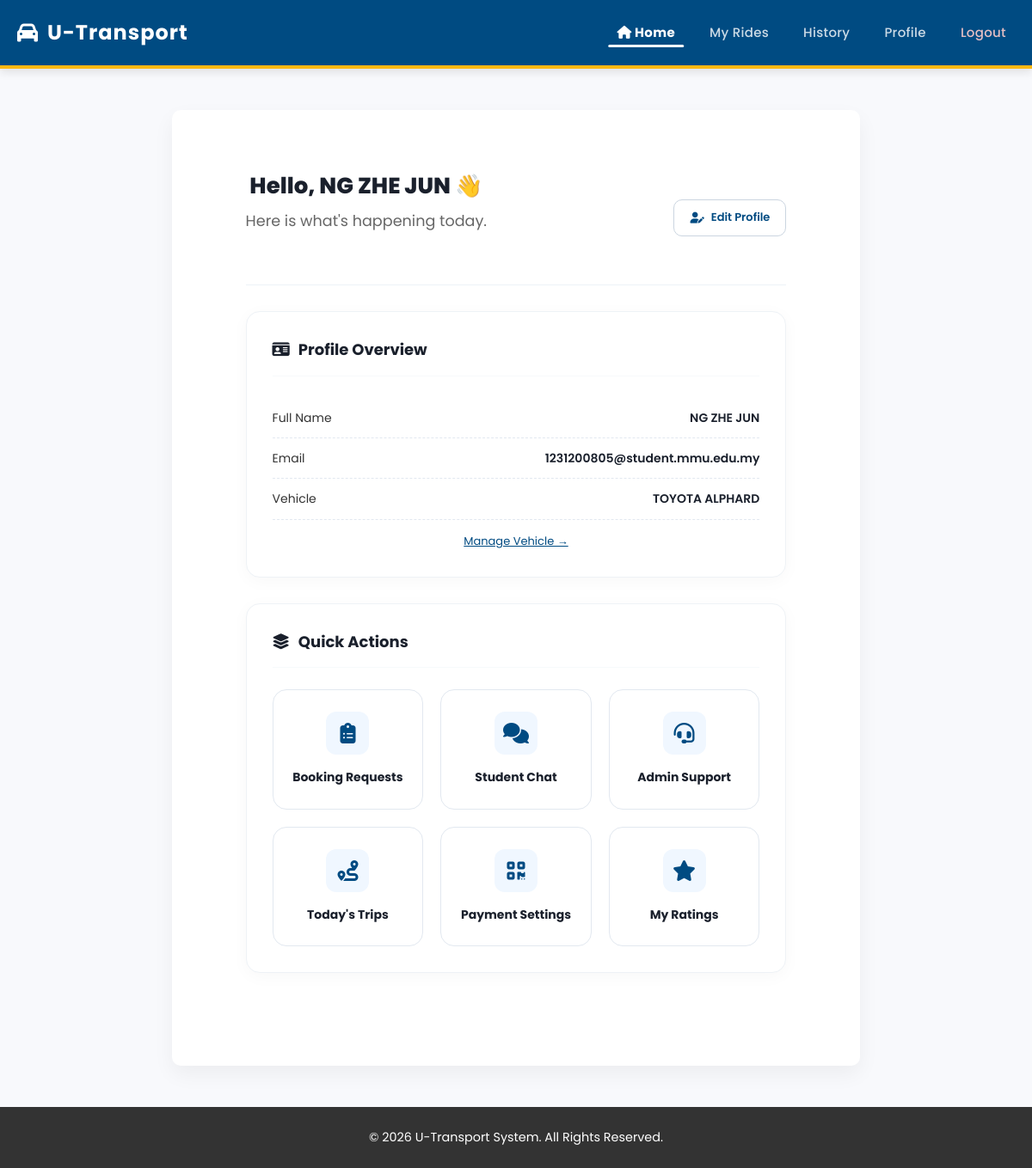
Screenshot of /driver_dashboard.php (signed in) with the database file from the repository.
### tables this page shows
CREATE TABLE `vehicles` (
  `vehicle_id` int(10) UNSIGNED NOT NULL,
  `driver_id` int(10) UNSIGNED NOT NULL,
  `vehicle_model` varchar(100) NOT NULL,
  `plate_number` varchar(20) NOT NULL,
  `vehicle_type` varchar(50) DEFAULT NULL,
  `vehicle_color` varchar(50) DEFAULT NULL,
  `seat_count` tinyint(3) UNSIGNED DEFAULT 4,
  `created_at` timestamp NOT NULL DEFAULT current_timestamp(),
  `road_tax_expiry` date DEFAULT NULL,
  `insurance_expiry` date DEFAULT NULL
);

CREATE TABLE `drivers` (
  `driver_id` int(10) UNSIGNED NOT NULL,
  `full_name` varchar(100) NOT NULL,
  `identification_id` varchar(50) NOT NULL,
  `email` varchar(100) NOT NULL,
  `phone_number` varchar(20) DEFAULT NULL,
  `gender` varchar(10) DEFAULT NULL,
  `license_number` varchar(50) DEFAULT NULL,
  `license_expiry` date DEFAULT NULL,
  `password` varchar(255) NOT NULL,
  `created_at` timestamp NOT NULL DEFAULT current_timestamp(),
  `verification_status` enum('pending','verified','rejected') DEFAULT 'pending',
  `profile_image` varchar(255) DEFAULT NULL,
  `phone` varchar(20) DEFAULT NULL,
  `bio` text DEFAULT NULL,
  `duitnow_qr` varchar(255) DEFAULT NULL
);

### driver_dashboard.php (the view, shortened to what this page needs)
<?php
include "db_connect.php";
$driver_id = $_SESSION['driver_id'];
$full_name = "Driver";
$email = $vehicle_model = $plate_number = $vehicle_type = $vehicle_color = $seat_count = "";
$stmt = $conn->prepare("
    SELECT d.full_name, d.email, v.vehicle_model, v.plate_number, v.vehicle_type, v.vehicle_color, v.seat_count
    FROM drivers d
    LEFT JOIN vehicles v ON v.driver_id = d.driver_id
    WHERE d.driver_id = ?
    LIMIT 1
");
if ($stmt) {
    $stmt->bind_param("i", $driver_id);
    $stmt->execute();
    $result = $stmt->get_result();
    if ($result && $result->num_rows === 1) {
        $row = $result->fetch_assoc();
        $full_name     = $row['full_name'];
        $email         = $row['email'];
        $vehicle_model = $row['vehicle_model'] ?? "";
    }
}
include "header.php";
?>
<link rel="stylesheet" href="https://cdnjs.cloudflare.com/ajax/libs/font-awesome/6.5.1/css/all.min.css">
<div class="dashboard-wrapper">
    <div class="dashboard-header">
        <div class="dashboard-title">
            <h1>Hello, <?php echo htmlspecialchars($full_name); ?> 👋</h1>
            <p class="dashboard-subtitle">Here is what's happening today.</p>
        </div>
        <div class="header-actions">
            <a href="javascript:void(0)" onclick="editProfilePopup()" class="btn-edit-profile">
                <i class="fa-solid fa-user-pen"></i> Edit Profile
            </a>
        </div>
    </div>
    <div class="dashboard-grid">
        <div class="modern-card">
            <div class="card-title-row"><div class="card-title-text"><i class="fa-solid fa-id-card"></i> Profile Overview</div></div>
            <div class="info-list">
                <div class="info-row"><span class="info-label">Full Name</span><span class="info-val"><?php echo htmlspecialchars($full_name); ?></span></div>
                <div class="info-row"><span class="info-label">Email</span><span class="info-val"><?php echo htmlspecialchars($email); ?></span></div>
                <div class="info-row"><span class="info-label">Vehicle</span><span class="info-val"><?php echo $vehicle_model ? htmlspecialchars($vehicle_model) : 'Not set'; ?></span></div>
            </div>
            <div style="max-width: 600px;">
                <a href="javascript:void(0)" onclick="editVehiclePopup()" style="display:block; text-align:center; margin-top:15px; font-size:13px; color:#004b82;">Manage Vehicle →</a>
            </div>
        </div>
        <div class="modern-card">
            <div class="card-title-row"><div class="card-title-text"><i class="fa-solid fa-layer-group"></i> Quick Actions</div></div>
            <div class="quick-actions-grid">
                <a href="driver_booking_requests.php" class="action-tile">
                    <div class="tile-icon"><i class="fa-solid fa-clipboard-list"></i></div>
                    <div class="tile-title">Booking Requests</div>
                </a>
                <a href="driver_forum.php" class="action-tile">
                    <div class="tile-icon"><i class="fa-solid fa-comments"></i></div>
                    <div class="tile-title">Student Chat</div>
                </a>
                <a href="contact_us.php" class="action-tile">
                    <div class="tile-icon"><i class="fa-solid fa-headset"></i></div>
                    <div class="tile-title">Admin Support</div>
                </a>
                <a href="driver_today_trips.php" class="action-tile">
                    <div class="tile-icon"><i class="fa-solid fa-route"></i></div>
                    <div class="tile-title">Today's Trips</div>
                </a>
                <a href="driver_payment_settings.php" class="action-tile">
                    <div class="tile-icon"><i class="fa-solid fa-qrcode"></i></div>
                    <div class="tile-title">Payment Settings</div>
                </a>
                <a href="driver_ratings.php" class="action-tile">
                    <div class="tile-icon"><i class="fa-solid fa-star"></i></div>
                    <div class="tile-title">My Ratings</div>
                </a>
            </div>
        </div>
    </div>
</div>
<?php include "footer.php"; ?>

### style.css (style rules this page uses)
:root { --primary-color: #005A9C; --primary-dark: #004170; --secondary-color: #FDB813; --light-gray: #f4f4f9; --dark-gray: #333; --white-color: #ffffff; --shadow: 0 4px 6px rgba(0,0,0,0.1); }
* { margin: 0; padding: 0; box-sizing: border-box; }
body { font-family: 'Segoe UI', Tahoma, Geneva, Verdana, sans-serif; background-color: var(--light-gray); color: var(--dark-gray); line-height: 1.6; display: flex; flex-direction: column; min-height: 100vh; padding-bottom: 0; }
html { height: 100%; }
.content-area p { font-size: 1.1rem; color: #666; margin-bottom: 2.5rem; }

### header.php (style rules this page uses)
body { font-family: 'Poppins', sans-serif !important; user-select: none; -webkit-user-select: none; cursor: default; padding-top: 80px; margin: 0; }
h1, h2, h3, h4, h5, h6, p, span, label, a, li, button, .swal2-popup { font-family: 'Poppins', sans-serif !important; }
a, button, .btn, .submit { cursor: pointer !important; }

### driver_dashboard.php (style rules this page uses)
:root { --primary: #004b82; --bg-color: #f8f9fc; --card-bg: #ffffff; --text-main: #1a202c; --text-light: #718096; }
body { background: var(--bg-color); font-family: 'Inter', sans-serif; }
.dashboard-wrapper { max-width: 1200px; width: 95%; margin: 0 auto 40px; padding: 20px; box-sizing: border-box; }
.dashboard-header { display: flex; flex-wrap: wrap; align-items: center; justify-content: space-between; gap: 15px; margin-bottom: 30px; padding-bottom: 20px; border-bottom: 1px solid #edf2f7; }
.dashboard-title h1 { margin: 0 0 5px 0; font-size: 26px; font-weight: 800; color: var(--text-main); }
.dashboard-subtitle { font-size: 14px; color: var(--text-light); margin: 0; }
.btn-edit-profile { background: white; color: var(--primary); border: 1px solid #cbd5e0; padding: 10px 18px; border-radius: 10px; font-size: 13px; font-weight: 600; text-decoration: none; display: flex; align-items: center; gap: 8px; transition: 0.2s; }
.dashboard-grid { display: grid; grid-template-columns: 1fr; gap: 30px; }
.modern-card { background: var(--card-bg); border-radius: 16px; padding: 30px; box-shadow: 0 4px 20px rgba(0,0,0,0.03); border: 1px solid #eef2f6; height: fit-content; }
.card-title-row { display: flex; justify-content: space-between; align-items: center; margin-bottom: 25px; padding-bottom: 15px; border-bottom: 1px solid #f7fafc; }
.card-title-text { font-size: 18px; font-weight: 700; color: var(--text-main); display: flex; align-items: center; gap: 10px; }
.info-list { max-width: 600px; }
.info-row { display: flex; justify-content: space-between; padding: 12px 0; border-bottom: 1px dashed #e2e8f0; font-size: 14px; }
.info-val { color: var(--text-main); font-weight: 600; text-align: right; }
.quick-actions-grid { display: grid; grid-template-columns: repeat(3, 1fr); gap: 20px; }
.action-tile { background: #ffffff; border: 1px solid #e2e8f0; border-radius: 16px; padding: 25px 20px; display: flex; flex-direction: column; align-items: center; text-align: center; text-decoration: none; transition: all 0.2s ease; position: relative; }
.tile-icon { width: 50px; height: 50px; background: #f0f7ff; color: var(--primary); border-radius: 12px; display: flex; align-items: center; justify-content: center; font-size: 24px; margin-bottom: 15px; }
.tile-title { font-size: 14px; font-weight: 700; color: var(--text-main); }

### rows the page displays
vehicles: driver.full_name "NG ZHE JUN", driver.email "1231200805@student.mmu.edu.my", vehicle_model "TOYOTA ALPHARD"
